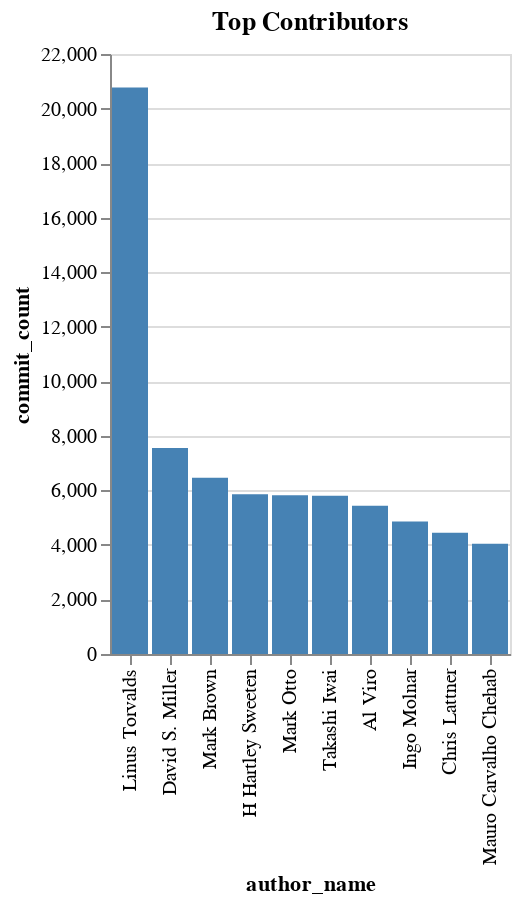

Notebook code cell kept with this figure:
### Markdown cell above
# 2) Top Contributors

### Code cell
query = """
SELECT author.name as author_name, COUNT(*) as commit_count
FROM `bruin-hiring.github_repos.sample_commits`
GROUP BY author_name
ORDER BY commit_count DESC
LIMIT 10;
"""
run_query_and_visualize(query, 'author_name', 'commit_count', chart_type='bar', title='Top Contributors')

### Figure 1 — Vega-Lite specification as saved in the notebook (floating-point values rounded to 4 significant figures)
{"config": {"view": {"continuousWidth": 300, "continuousHeight": 300}}, "data": {"name": "data-b29881ed6f66ae910f87e39bc37ee80b"}, "mark": {"type": "bar"}, "encoding": {"color": {"condition": {"param": "param_7", "value": "steelblue"}, "value": "lightgray"}, "tooltip": [{"field": "author_name", "type": "nominal"}, {"field": "commit_count", "type": "quantitative"}], "x": {"field": "author_name", "sort": "-y", "type": "nominal"}, "y": {"field": "commit_count", "type": "quantitative"}}, "params": [{"name": "param_7", "select": {"type": "point", "fields": ["author_name"]}, "bind": "legend"}, {"name": "param_8", "select": {"type": "interval", "encodings": ["x", "y"]}, "bind": "scales"}], "title": "Top Contributors", "$schema": "https://vega.github.io/schema/vega-lite/v5.17.0.json", "datasets": {"data-b29881ed6f66ae910f87e39bc37ee80b": [{"author_name": "Linus Torvalds", "commit_count": 20776}, {"author_name": "David S. Miller", "commit_count": 7552}, {"author_name": "Mark Brown", "commit_count": 6466}, {"author_name": "H Hartley Sweeten", "commit_count": 5857}, {"author_name": "Mark Otto", "commit_count": 5823}, {"author_name": "Takashi Iwai", "commit_count": 5801}, {"author_name": "Al Viro", "commit_count": 5439}, {"author_name": "Ingo Molnar", "commit_count": 4858}, {"author_name": "Chris Lattner", "commit_count": 4448}, {"author_name": "Mauro Carvalho Chehab", "commit_count": 4043}]}}
